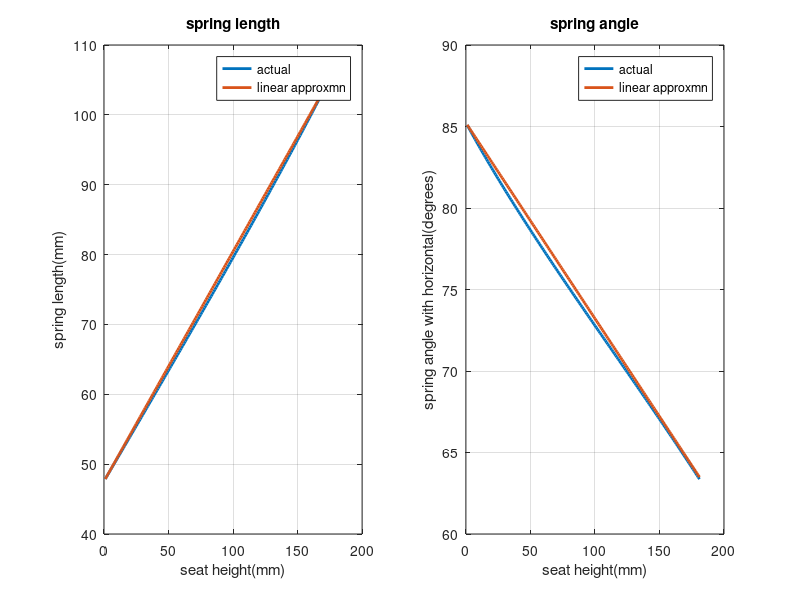
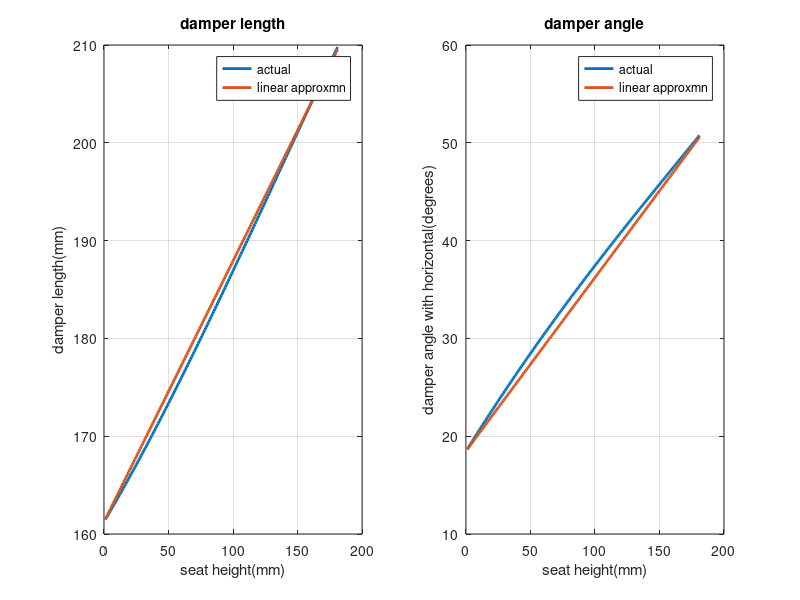
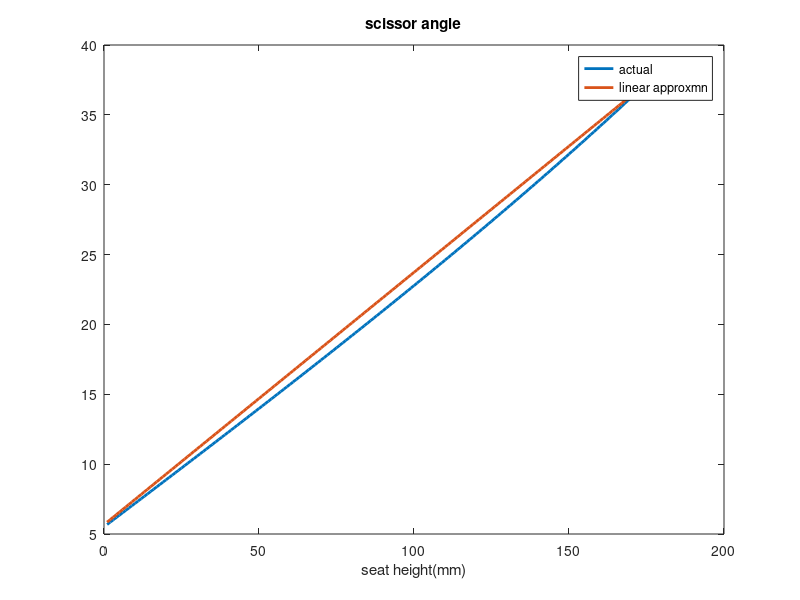
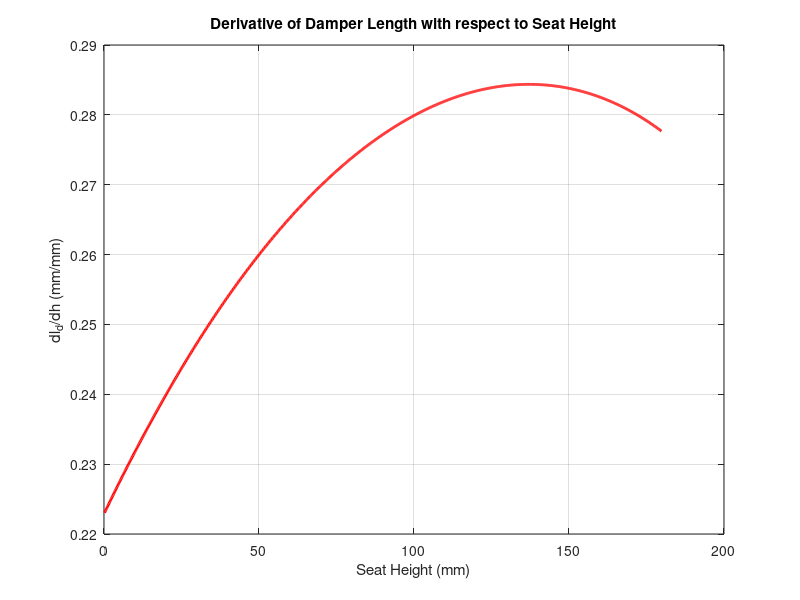

Reproduce these figures in MATLAB, in order.
% % seat_ht 1 to 181

for j=0:1:180
    i=j+1;
    upperchanel=34;
    lowerchanel=30;
    diameter=(lowerchanel+upperchanel)/2;%32
    diametersum=diameter+2;
    ht_offset=diametersum;
    
    seat_ht(i)=j+ht_offset;
%     x_base=x_base0-

scr_lower=184.5;
scr_upper=159;

scissor_arm=scr_lower+scr_upper;%343.5;

alpha(i)=atan(seat_ht(i)/sqrt(scissor_arm^2-seat_ht(i)^2));

roller_offset=25.8;


x_base1=roller_offset+[scissor_arm*cos(alpha(i))];
x_base2=2*scr_lower*cos(alpha(i)); %both should be equal ideally
%   xbase(i)=(x_base1+x_base2)/2;
 
%  xbase(i)=x_base1;
  xbase(i)=x_base2;
 

%find d_att_l= sqrt(160^2+152^2)
% ans =   220.6898
% % % % % % % % % % % % % % % % % % % %  
% damper geometry

  a=23;
  d_att_l= 222;
  d=7;
  d_offset_x=1;
  d_offset_z=6.93;
  theta_d=120.4*pi/180;

delta=asin(a/d_att_l);
d_att_alpha(i)=delta+alpha(i);
d_att_ht(i)=d_att_l*sin(d_att_alpha(i));
d_ht(i)=d_att_ht(i)+d_offset_z;
l_d(i)=sqrt((d_att_l*cos(d_att_alpha(i))-xbase(i)+d*cos(theta_d))^2+(d_att_l*sin(d_att_alpha(i))+d*sin(theta_d))^2);
beta(i)=asin(d_ht(i)/l_d(i))*180/pi;
% % % % % % % % % % % % % % % % % % % % % % % % % % % 
% spring geometry

% asp_bracketcenter_al_scissor=109.84;
% sqrt(121.5^2-109.8^2)
% 
% ans =
% 
%    52.0212
asp_bracketcenter_al_scissor=52;
% % as_arms
r1=115.5;
r1_perpto_sciss=40;
r2lower=108;
% r2upper=111.5;
% upperang=22.7*pi/8;
r2=r2lower;
 lowerang=-1.5*pi/180;
epsilon=asin(r1_perpto_sciss/r1) ;
gamma= lowerang;

phi(i)=alpha(i)+gamma+epsilon;%OK

l_as(i)=sqrt(r1^2+r2^2-2*r1*r2*cos(phi(i)));%OK

phi1(i)=acos((r1^2+l_as(i)^2-r2^2)/(2*r1*l_as(i)));%ok

phi2(i)=acos((r2^2+l_as(i)^2-r1^2)/(2*r2*l_as(i)));

as_axis_angle_horz(i)=phi2(i);

zeta(i)=as_axis_angle_horz(i)*180/pi+gamma*180/pi;

% % % % % % % % % % % % % % % % % % % % % % % % % % % 
% beta(i)=atan(d_ht(i)/sqrt(l_d(i)^2-d_ht(i)^2));
% fas=1; % air spring force
% fas_v=fas*cos(alpha);

% fd=2; %damper force
% fd_v=fd*sin(beta);
% % % % % % % % % % % % % % % % % 
% airspring
end

% % % % % % % % % % % % % % % % % % % % % 
 
kk=1:1:181;
% % % % %spring % % % % % % % % % % % % % % %  

subplot(121)
 
 plot(kk,l_as(kk), 'LineWidth', 2);title('spring length');
  xlabel('seat height(mm)');
 ylabel('spring length(mm)');
 hold on 
 plot(kk,47.88+(kk-1)/181*(107.4-47.88), 'LineWidth', 2);
 grid on;
  legend('actual','linear approxmn')
 subplot(122)
 plot(kk,zeta(kk), 'LineWidth', 2);title('spring angle');
  hold on 
  plot(kk,85.1+(kk-1)/181*(63.37-85.1), 'LineWidth', 2);
  xlabel('seat height(mm)');
  ylabel('spring angle with horizontal(degrees)');
   grid on;
    legend('actual','linear approxmn')

 % % % % % % % % % damper% % % % % % % % % % % % % % 
 
 figure;
 subplot(121)
 plot(kk,l_d(kk), 'LineWidth', 2);title('damper length');
  xlabel('seat height(mm)');
 ylabel('damper length(mm)');
 hold on 
 plot(kk,161.5+(kk-1)/181*(209.8-161.5), 'LineWidth', 2);
  grid on;
   legend('actual','linear approxmn')
 subplot(122)
 plot(kk,beta(kk), 'LineWidth', 2);title('damper angle');
 xlabel('seat height(mm)');
 ylabel('damper angle with horizontal(degrees)');
 hold on 
 plot(kk,18.66+(kk-1)/181*(50.76-18.66), 'LineWidth', 2);
 grid on;
  legend('actual','linear approxmn')
% % % % % % % % % % % % % % % % % % % % % % % % % % % % % % % % %   
 figure 
%  subplot(121)

 plot(kk,alpha(kk)*180/pi, 'LineWidth', 2);title('scissor angle');
  xlabel('seat height(mm)');
 hold on 
 plot(kk,5.848+(kk-1)/181*(38.54-5.848), 'LineWidth', 2);
 legend('actual','linear approxmn')
 
 % % % % % % % % % % % % % % % % % % % % % % % % % % % % % % % % 

% Additional appended

% Create continuous function handles using interpolation

seat_height = 0:180; % Seat height in mm corresponding to kk=1:181
f_l_as = @(x) interp1(seat_height, l_as, x, 'pchip');
f_zeta = @(x) interp1(seat_height, zeta, x, 'pchip');
f_l_d = @(x) interp1(seat_height, l_d, x, 'pchip');
f_beta = @(x) interp1(seat_height, beta, x, 'pchip');
f_alpha = @(x) interp1(seat_height, alpha, x, 'pchip');

% % Generate fine seat height points for smooth plotting
% seat_height_fine = linspace(0, 180, 1000); % 1000 points for smooth curves
% l_as_fine = f_l_as(seat_height_fine);
% zeta_fine = f_zeta(seat_height_fine);
% l_d_fine = f_l_d(seat_height_fine);
% beta_fine = f_beta(seat_height_fine);

% % % % % % % % % % % % % % % % % % % % % % % % % % % % % % % % % % % % 
% % % % % % % % % % % % % % % % % % % % % % % % % % % % % % % 
% % Replace original plots with continuous curves
% figure;
 
% % Spring Length
% subplot(2, 2, 1);
% plot(seat_height_fine, l_as_fine, 'b-', 'LineWidth', 2); hold on;
% plot(seat_height_fine, l_as_ref, 'r--', 'LineWidth', 2);
% title('Spring Length');
% xlabel('Seat Height (mm)');
% ylabel('Spring Length (mm)');
% legend('Calculated', 'Reference');
% grid on;
 
% % Spring Angle
% subplot(2, 2, 2);
% plot(seat_height_fine, zeta_fine, 'b-', 'LineWidth', 2); hold on;
% plot(seat_height_fine, zeta_ref, 'r--', 'LineWidth', 2);
% title('Spring Angle');
% xlabel('Seat Height (mm)');
% ylabel('Spring Angle with Horizontal (degrees)');
% legend('Calculated', 'Reference');
% grid on;
 
% % Damper Length
% subplot(2, 2, 3);
% plot(seat_height_fine, l_d_fine, 'b-', 'LineWidth', 2); hold on;
% plot(seat_height_fine, l_d_ref, 'r--', 'LineWidth', 2);
% title('Damper Length');
% xlabel('Seat Height (mm)');
% ylabel('Damper Length (mm)');
% legend('Calculated', 'Reference');
% grid on;
 
% % Damper Angle
% subplot(2, 2, 4);
% plot(seat_height_fine, beta_fine, 'b-', 'LineWidth', 2); hold on;
% plot(seat_height_fine, beta_ref, 'r--', 'LineWidth', 2);
% title('Damper Angle');
% xlabel('Seat Height (mm)');
% ylabel('Damper Angle with Horizontal (degrees)');
% legend('Calculated', 'Reference');
% grid on;

% Compute derivative of f_l_d using numerical differentiation
h = 0.01;  % Small step size for finite difference
f_lddh = @(x) (f_l_d(x + h) - f_l_d(x - h)) / (2 * h);  % Central difference formula

% Generate points for plotting the derivative
seat_height_plot = linspace(0, 180, 1000);
derivative_values = arrayfun(f_lddh, seat_height_plot);

% Plot the derivative
figure;
plot(seat_height_plot, derivative_values, 'r-', 'LineWidth', 2);
title('Derivative of Damper Length with respect to Seat Height');
xlabel('Seat Height (mm)');
ylabel('dl_d/dh (mm/mm)');
grid on;

% Compute derivative of f_l_as using numerical differentiation
f_lssh = @(x) (f_l_as(x + h) - f_l_as(x - h)) / (2 * h);  % Central difference formula

% Generate points for plotting the derivative
derivative_values_spring = arrayfun(f_lssh, seat_height_plot);

% Plot the derivative
figure;
plot(seat_height_plot, derivative_values_spring, 'b-', 'LineWidth', 2);
title('Derivative of Spring Length with respect to Seat Height');
xlabel('Seat Height (mm)');
ylabel('dl_as/dh (mm/mm)');
grid on;

% Compute derivative of f_alpha using numerical differentiation
f_aah = @(x) (f_alpha(x + h) - f_alpha(x - h)) / (2 * h);  % Central difference formula
% Generate points for plotting the derivative
derivative_values_alpha = arrayfun(f_aah, seat_height_plot);
% Plot the derivative
figure;
plot(seat_height_plot, derivative_values_alpha, 'g-', 'LineWidth', 2);
title('Derivative of Scissor Angle with respect to Seat Height');
xlabel('Seat Height (mm)');
ylabel('d?/dh (rad/mm)');
grid on;
% 
% % Save function handles for later use (updated to include f_aah)
% save('seat_height_functions.mat', 'f_l_as', 'f_zeta', 'f_l_d', 'f_beta', 'f_lddh','f_lssh', 'f_aah');
% % appended the derivative function
% Save function handles for later use
save('seat_height_functions.mat', 'f_l_as', 'f_zeta', 'f_l_d', 'f_beta', 'f_lddh','f_lssh','f_aah');

% % Example evaluation at a specific seat height
% example_height = 45.7;
% fprintf('At seat height %.2f mm:\n', example_height);
% fprintf('Spring Length: %.4f mm\n', f_l_as(example_height));
% fprintf('Spring Angle: %.4f degrees\n', f_zeta(example_height));
% fprintf('Damper Length: %.4f mm\n', f_l_d(example_height));
% fprintf('Damper Angle: %.4f degrees\n', f_beta(example_height));
% % % % % % % % % % % % % % % % % % % % % % % % % % % % % % % % % % % % %  
% % % % % % % % % % % % % % % % % % % % % % % % % % % % % % % % % % % % % 
